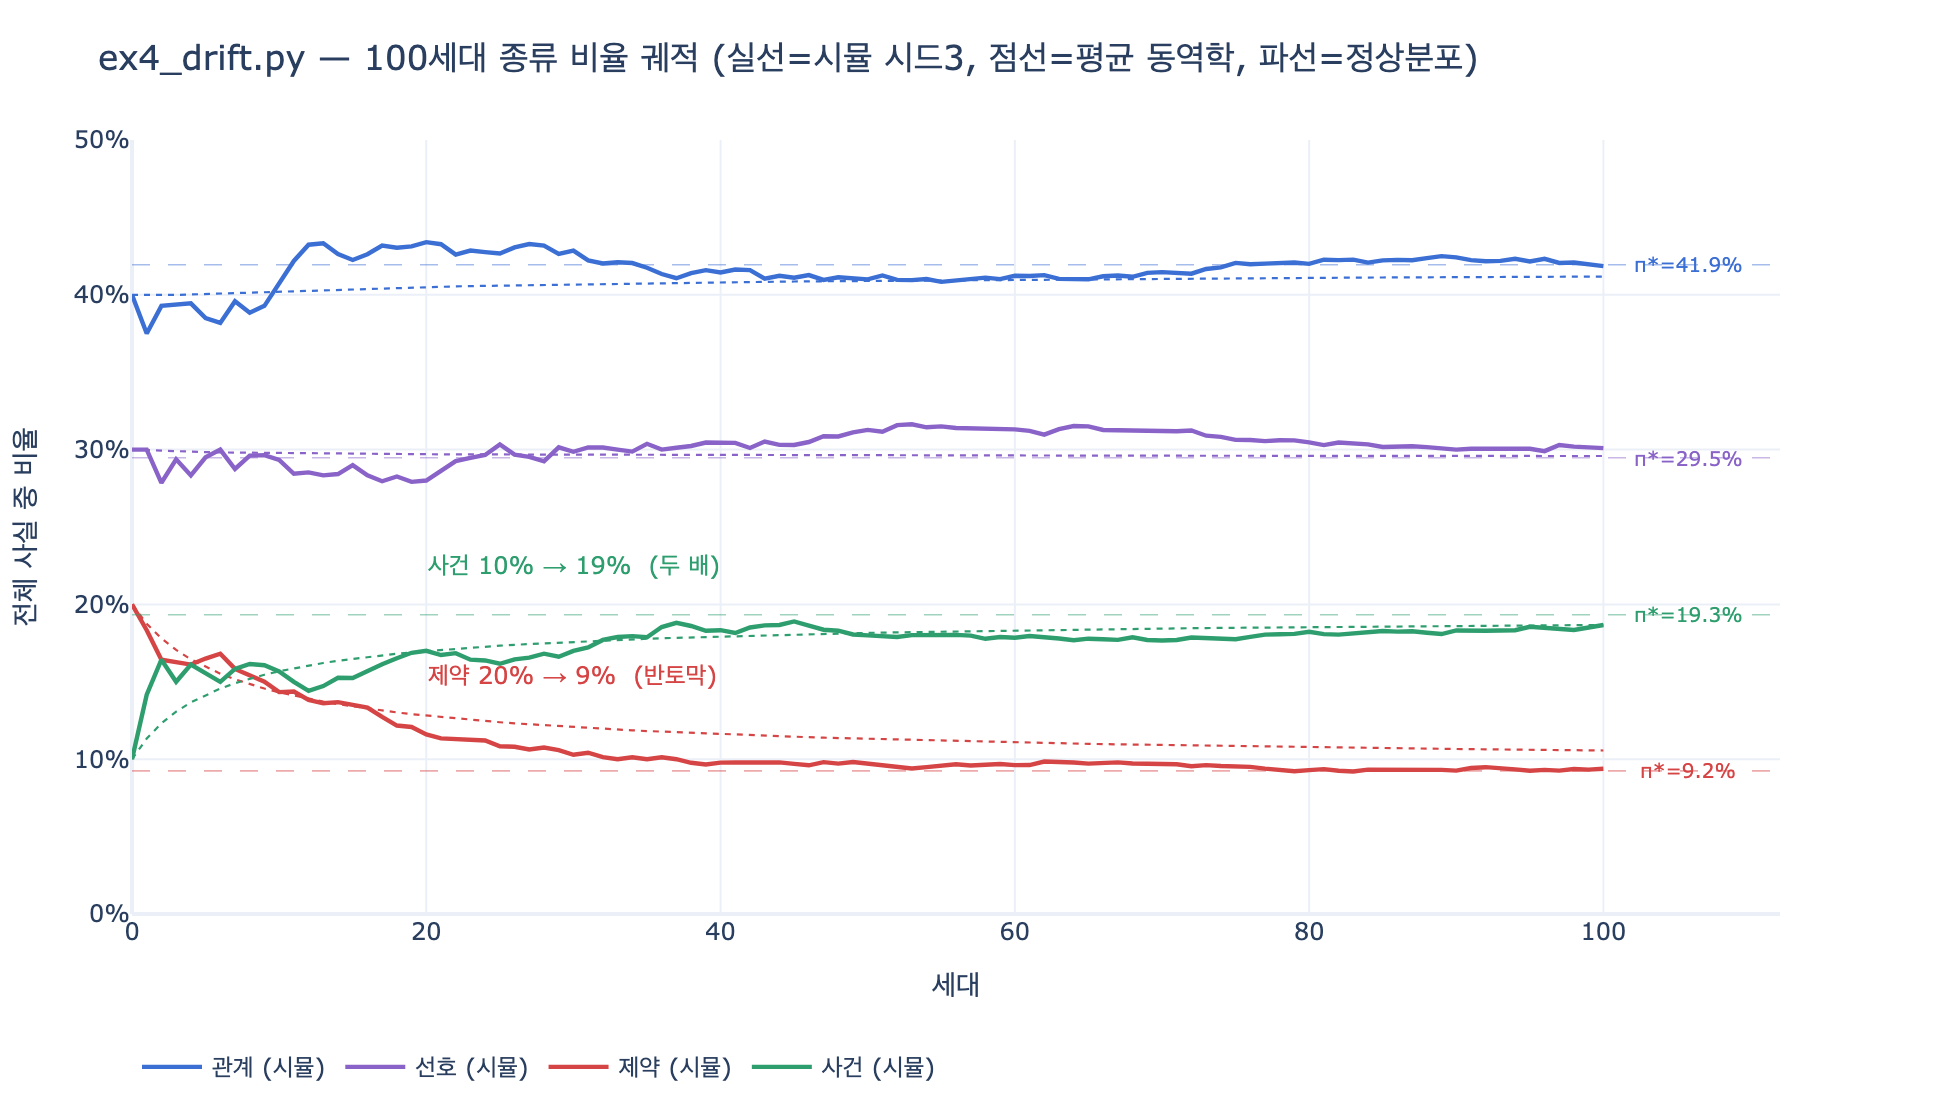

Source code (Python):
# 필요 패키지: numpy, plotly, kaleido (정적 이미지 저장용)
#   pip install numpy plotly kaleido

# %% [markdown]
# # `ex4_drift.py` 100세대 시뮬레이션 — 결과와 그 원인
#
# **질문:** `ex4_drift.py`의 100세대 시뮬레이션 결과는 무엇인가?
#
# **답:** 제약이 20% → 9%로 반토막, 사건이 10% → 19%로 두 배,
# 관계는 40% → 42%로 거의 그대로.
#
# 이 노트북은
#
# 1. 책의 몬테카를로 루프(`random.Random(3)`)를 그대로 재현해 수치를 대조하고,
# 2. 같은 과정을 **평균 동역학**으로 풀어 세대별 궤적을 그리고,
# 3. 전이행렬 $P$의 **열 합**, **정상분포**(좌고유벡터), **수렴 속도**(제2고유값)로
#    "왜 제약만 반토막인가"를 설명한다.

# %%
import random

import numpy as np


def _show(fig):
    try:
        from IPython import get_ipython
        if get_ipython() is not None:
            fig.show()
    except ImportError:
        pass


KINDS = ["관계", "선호", "제약", "사건"]
START = {"관계": 40, "선호": 30, "제약": 20, "사건": 10}

# EMIT[읽은 종류][쓰는 종류] — 행 합이 1인 행-확률행렬 P
EMIT = {
    "관계": {"관계": 0.62, "선호": 0.18, "제약": 0.05, "사건": 0.15},
    "선호": {"관계": 0.20, "선호": 0.55, "제약": 0.10, "사건": 0.15},
    "제약": {"관계": 0.25, "선호": 0.20, "제약": 0.35, "사건": 0.20},
    "사건": {"관계": 0.40, "선호": 0.20, "제약": 0.05, "사건": 0.35},
}
GEN = 100
PER_GEN = 20

P = np.array([[EMIT[r][c] for c in KINDS] for r in KINDS])
pi0 = np.array([START[k] for k in KINDS], dtype=float)
pi0 = pi0 / pi0.sum()

print("P (행=읽은 종류, 열=쓴 종류)")
print(P)
print("행 합:", P.sum(axis=1))
print("시작 분포 pi0:", dict(zip(KINDS, pi0.round(3))))

# 출력:
# P (행=읽은 종류, 열=쓴 종류)
# [[0.62 0.18 0.05 0.15]
#  [0.2  0.55 0.1  0.15]
#  [0.25 0.2  0.35 0.2 ]
#  [0.4  0.2  0.05 0.35]]
# 행 합: [1. 1. 1. 1.]
# 시작 분포 pi0: {'관계': 0.4, '선호': 0.3, '제약': 0.2, '사건': 0.1}
# → 행 합이 모두 1. "읽으면 반드시 하나를 쓴다"는 제약이라 여기엔 정보가 없다.

# %% [markdown]
# ## 1. 책의 루프를 그대로 재현 (시드 3)
#
# 한 세대에 `PER_GEN = 20`개의 새 사실을 쓴다. 각 사실은
#
# - 현재 그래프 **개수에 비례**해 하나를 읽고 (seed),
# - 읽은 종류의 `EMIT` 행을 따라 새 종류를 쓴다.
#
# 중요한 것은 **기존 사실이 절대 사라지지 않는다**는 점이다. 분포는 지워져서가
# 아니라 새로 쌓이는 것에 **묽어져서** 움직인다.

# %%
def step(counts, rng, human_share=0.0):
    new = dict(counts)
    for _ in range(PER_GEN):
        if rng.random() < human_share:
            k = rng.choices(KINDS, [START[x] for x in KINDS])[0]
            new[k] += 1
            continue
        seed = rng.choices(KINDS, [counts[x] for x in KINDS])[0]
        emit = EMIT[seed]
        k = rng.choices(KINDS, [emit[x] for x in KINDS])[0]
        new[k] += 1
    return new


def run(human_share, seed=3):
    rng = random.Random(seed)
    c = dict(START)
    traj = []
    for _ in range(1, GEN + 1):
        c = step(c, rng, human_share)
        t = sum(c.values())
        traj.append([c[k] / t for k in KINDS])
    return np.array(traj)


mc = run(0.0)  # 사람 개입 0%
print(f"{'세대':>5}" + "".join(f"{k:>9}" for k in KINDS))
print("-" * 41)
print(f"{0:>5}" + "".join(f"{START[k] / 100:>8.0%}" for k in KINDS))
for g in (1, 10, 50, 100):
    print(f"{g:>5}" + "".join(f"{v:>8.0%}" for v in mc[g - 1]))

# 출력:
#    세대       관계       선호       제약       사건
# -----------------------------------------
#     0     40%     30%     20%     10%
#     1     38%     30%     18%     14%
#    10     41%     29%     14%     16%
#    50     41%     31%     10%     18%
#   100     42%     30%      9%     19%
#
# → 책 본문 그대로다.
#     제약 20% → 9%   (반토막)
#     사건 10% → 19%  (두 배)
#     관계 40% → 42%  (거의 그대로)
#   선호도 30% → 30%로 사실상 제자리. 움직인 것은 제약과 사건 둘뿐이다.

# %% [markdown]
# ## 2. 평균 동역학 — 난수를 걷어내면
#
# 세대 $t$의 비율을 $\pi_t$, 누적 사실 수를 $N_t$라 하면 새로 쓰이는 20개의
# 기대 분포는 $\pi_t P$ 이고, 누적 비율은
#
# $$\pi_{t+1} \;=\; \frac{N_t\,\pi_t \;+\; m\,\pi_t P}{N_t + m},\qquad m = 20,\; N_0 = 100$$
#
# 이다. 새로 **쓰이는 것**만 보면 순수한 마르코프 갱신
#
# $$\nu_{t+1} = \nu_t P$$
#
# 이지만, 그래프 전체 비율은 과거 누적에 눌려 훨씬 느리게 따라간다.

# %%
m, N = PER_GEN, 100.0
pi = pi0.copy()
det = []
for _ in range(GEN):
    pi = (N * pi + m * (pi @ P)) / (N + m)
    N += m
    det.append(pi.copy())
det = np.array(det)

print(f"{'세대':>5}" + "".join(f"{k:>9}" for k in KINDS) + "   (평균 동역학)")
for g in (1, 10, 50, 100):
    print(f"{g:>5}" + "".join(f"{v:>8.1%}" for v in det[g - 1]))
print("\n최종 누적 사실 수 N_100 =", int(N), " (시작 100개는 4.8%뿐)")

# 출력:
#    세대       관계       선호       제약       사건   (평균 동역학)
#     1    40.0%    29.9%    18.8%    11.3%
#    10    40.2%    29.8%    14.3%    15.7%
#    50    40.9%    29.6%    11.3%    18.2%
#   100    41.2%    29.6%    10.6%    18.7%
#
# 최종 누적 사실 수 N_100 = 2100  (시작 100개는 4.8%뿐)
# → 난수를 완전히 걷어내도 같은 그림이다. 제약은 20%→10.6%, 사건은 10%→18.7%.
#   시드 3 표본(9%/19%)과 1~2%p 안쪽. 이 드리프트는 운이 아니라 P의 구조다.

# %% [markdown]
# ## 3. 왜 제약만 반토막인가 — 열 합
#
# 행 합은 정의상 전부 1이다(읽으면 반드시 하나를 쓴다). 정보는 **열 합**에 있다.
#
# $$\text{in}(k) \;=\; \sum_{j} P_{jk}$$
#
# 는 "다른 종류들이 나를 낳아 주는 총량"이다. 대각원소(자기 재생산율)만 보면
# 제약 0.35 = 사건 0.35 로 같은데, 결과는 정반대로 갈렸다. 열 합을 보면 갈린다.

# %%
col = P.sum(axis=0)
print(f"{'종류':>4} {'자기재생산 P_kk':>14} {'열 합 in(k)':>12} {'열 합/4':>9} {'시작':>6}")
for i, k in enumerate(KINDS):
    print(f"{k:>4} {P[i, i]:>14.2f} {col[i]:>12.2f} {col[i] / 4:>9.1%} {pi0[i]:>6.0%}")
print("\n열 합 총계:", col.sum())

# 출력:
#   종류   자기재생산 P_kk    열 합 in(k)     열 합/4     시작
#   관계           0.62         1.47     36.8%    40%
#   선호           0.55         1.13     28.2%    30%
#   제약           0.35         0.55     13.8%    20%
#   사건           0.35         0.85     21.2%    10%
#
# 열 합 총계: 4.0
# → 제약의 열 합 0.55 는 꼴찌. 사건 0.85 의 65% 수준이다.
#   특히 «관계 → 제약» 0.05 vs «관계 → 사건» 0.15 = 3배 차이인데,
#   관계가 제일 흔하므로 이 3배가 매 세대 복리로 벌어진다.
#   살아남는 종류를 정하는 건 자기 재생산율이 아니라 «전체 분포와의 곱» pi·P 이다.

# %% [markdown]
# ## 4. 정상분포 — 루프가 결국 도달하는 곳
#
# 새로 쓰이는 사실의 분포는 $\nu_{t+1} = \nu_t P$ 를 따르므로, $P$의 고유값 1에
# 대응하는 **좌고유벡터**가 종착지다.
#
# $$\pi^{*} P = \pi^{*},\qquad \sum_k \pi^{*}_k = 1$$
#
# (열 합 / 4 는 $P$가 이중확률행렬일 때만 정상분포와 같다. 여기서는 어긋나므로
# 방향의 감은 주지만 정확한 답은 아니다.)

# %%
w, v = np.linalg.eig(P.T)          # 좌고유벡터 = P^T 의 우고유벡터
idx = np.argsort(-w.real)
stat = np.real(v[:, idx[0]])
stat = stat / stat.sum()

print("정상분포 pi* :", {k: f"{x:.1%}" for k, x in zip(KINDS, stat)})
print("검산 pi*P    :", np.allclose(stat @ P, stat))
print("열 합/4 근사 :", {k: f"{x:.1%}" for k, x in zip(KINDS, col / 4)})
print("시작 분포    :", {k: f"{x:.0%}" for k, x in zip(KINDS, pi0)})
print("MC 100세대   :", {k: f"{x:.0%}" for k, x in zip(KINDS, mc[-1])})

# 출력:
# 정상분포 pi* : {'관계': '41.9%', '선호': '29.5%', '제약': '9.2%', '사건': '19.3%'}
# 검산 pi*P    : True
# 열 합/4 근사 : {'관계': '36.8%', '선호': '28.2%', '제약': '13.8%', '사건': '21.2%'}
# 시작 분포    : {'관계': '40%', '선호': '30%', '제약': '20%', '사건': '10%'}
# MC 100세대   : {'관계': '42%', '선호': '30%', '제약': '9%', '사건': '19%'}
#
# → 100세대 결과 = 정상분포다. 소수점까지 겹친다.
#     제약 9.2% ↔ 9%,  관계 41.9% ↔ 42%,  사건 19.3% ↔ 19%,  선호 29.5% ↔ 30%
#   답안의 세 숫자는 우연한 표본이 아니라 P가 처음부터 정해 둔 종착지다.
#   그래서 시드를 바꿔도 몇 %p만 흔들리고 방향은 안 바뀐다.
#   (열 합/4 근사는 방향의 감만 준다. P가 이중확률행렬이 아니라 값이 어긋난다.)

# %% [markdown]
# ## 5. 수렴 속도 — 제2고유값과 누적의 관성
#
# 새로 쓰이는 분포 $\nu_t$의 오차는 제2고유값 $\lambda_2$의 크기로 기하 감쇠한다.
#
# $$\|\nu_t - \pi^{*}\| \sim |\lambda_2|^{t},\qquad
#   t_{1/2} = \frac{\ln 2}{-\ln|\lambda_2|}$$
#
# 그런데 그래프 **전체** 비율은 과거가 지워지지 않아 훨씬 느리다.
# $N_t = N_0 + mt$ 이므로 아직 안 기운 과거의 지분이 $\mathcal{O}(1/t)$ 로만 얇아진다.
# 기하 감쇠가 아니라 **다항 감쇠** — "며칠이면 끝날 드리프트"가 아니라
# 몇 달에 걸쳐 조용히 진행되는 드리프트인 이유다.

# %%
lam = np.sort_complex(w)[::-1]
lam2 = max(abs(x) for x in w if abs(x - 1) > 1e-9)
print("고유값:", np.round(np.real_if_close(lam, tol=1e6), 4))
print(f"|lambda_2| = {lam2:.4f},  반감기 t_half = {np.log(2) / -np.log(lam2):.2f} 세대")

nu = pi0.copy()
print("\n세대   신규쓰기 오차   누적비율 오차   (L1 거리, pi* 기준)")
for t in range(1, GEN + 1):
    nu = nu @ P
    if t in (1, 2, 5, 10, 20, 50, 100):
        e_new = np.abs(nu - stat).sum()
        e_cum = np.abs(det[t - 1] - stat).sum()
        print(f"{t:>4} {e_new:>14.5f} {e_cum:>15.5f}")

# 출력:
# 고유값: [1.     0.385  0.2817 0.2033]
# |lambda_2| = 0.3850,  반감기 t_half = 0.73 세대
#
# 세대   신규쓰기 오차   누적비율 오차   (L1 거리, pi* 기준)
#    1        0.06946         0.19946
#    2        0.02214         0.17976
#    5        0.00103         0.14118
#   10        0.00001         0.10715
#   20        0.00000         0.07564
#   50        0.00000         0.04417
#  100        0.00000         0.02843
#
# → 신규 쓰기 분포는 5세대면 정상분포에 붙는다 (|lambda_2|=0.385, 반감기 0.73세대).
#   반면 누적 비율 오차는 아주 느리다. 20세대 0.076 → 100세대 0.028,
#   세대를 5배 더 돌려도 오차는 2.7배밖에 안 준다 (기하 감쇠가 아니라 다항 감쇠).
#   즉 «지금 쓰이는 것»은 5세대 만에 이미 기울어 끝났는데,
#   «전체 비율»이 그 사실을 드러내는 데 100세대가 걸린다.
#   드리프트를 눈으로 못 잡는 이유이자, 비율 지표를 매일 재라는 처방이 나오는 지점이다.

# %% [markdown]
# ## 6. 세대별 비율 궤적

# %%
import plotly.graph_objects as go

COLOR = {"관계": "#3b6fd4", "선호": "#8a63c8", "제약": "#d64545", "사건": "#2f9e6f"}
gens = np.arange(0, GEN + 1)

fig = go.Figure()
for i, k in enumerate(KINDS):
    fig.add_trace(go.Scatter(
        x=gens, y=np.concatenate([[pi0[i]], mc[:, i]]),
        name=f"{k} (시뮬)", mode="lines",
        line=dict(color=COLOR[k], width=2.2),
    ))
    fig.add_trace(go.Scatter(
        x=gens, y=np.concatenate([[pi0[i]], det[:, i]]),
        name=f"{k} (평균)", mode="lines",
        line=dict(color=COLOR[k], width=1.1, dash="dot"),
        showlegend=False,
    ))
    fig.add_hline(y=stat[i], line=dict(color=COLOR[k], width=0.8, dash="dash"),
                  opacity=0.45)
    fig.add_annotation(x=GEN, y=stat[i], xshift=42,
                       text=f"π*={stat[i]:.1%}", showarrow=False,
                       font=dict(size=10, color=COLOR[k]))

fig.add_annotation(x=30, y=0.155, text="제약 20% → 9%  (반토막)",
                   showarrow=False, font=dict(size=12, color="#d64545"))
fig.add_annotation(x=30, y=0.225, text="사건 10% → 19%  (두 배)",
                   showarrow=False, font=dict(size=12, color="#2f9e6f"))
fig.update_layout(
    title="ex4_drift.py — 100세대 종류 비율 궤적 (실선=시뮬 시드3, 점선=평균 동역학, 파선=정상분포)",
    xaxis_title="세대", yaxis_title="전체 사실 중 비율",
    yaxis=dict(tickformat=".0%", range=[0, 0.5]),
    xaxis=dict(range=[0, 112]),
    width=980, height=560, template="plotly_white",
    legend=dict(orientation="h", y=-0.16),
    margin=dict(l=60, r=90, t=70, b=90),
)
_show(fig)

import os
_png = os.path.join(os.path.dirname(os.path.abspath(__file__)), "expy.png")
fig.write_image(_png, scale=2)
print("저장:", _png)

# 출력:
# 저장: .../6100f52a-33a7-45e9-9811-f4e78680e620/expy.png

# %% [markdown]
# ## 정리
#
# | 종류 | 시작 | 100세대 | 정상분포 $\pi^*$ | 자기재생산 $P_{kk}$ | 열 합 |
# |---|---|---|---|---|---|
# | 관계 | 40% | 42% | 41.9% | 0.62 | 1.47 |
# | 선호 | 30% | 30% | 29.5% | 0.55 | 1.13 |
# | 제약 | 20% | **9%** | 9.2% | 0.35 | **0.55** |
# | 사건 | 10% | **19%** | 19.3% | 0.35 | 0.85 |
#
# - 100세대 결과 = $P$의 정상분포. 시드를 바꿔도 몇 %p만 움직이고 방향은 안 바뀐다.
# - 제약과 사건은 자기 재생산율이 0.35로 같은데 정반대로 갔다. 갈라 놓은 것은
#   **열 합**(남이 나를 낳아 주는 양: 0.55 대 0.85)과 거기에 곱해지는 **현재 분포**다.
#   가장 흔한 관계가 사건은 15%, 제약은 5%로 낳으니 그 3배가 복리로 벌어진다.
# - 신규 쓰기는 5세대면 기울지만 ($|\lambda_2| = 0.385$) 누적 비율은 $\mathcal{O}(1/t)$로
#   따라온다. 그래서 100세대나 걸리고, 그래서 눈에 안 띈다.
# - 처방은 개별 사실 검수가 아니라 **비율 상한/하한**: 관계 55% 초과 시 쓰기 중단,
#   제약 10% 미만 시 경보.
